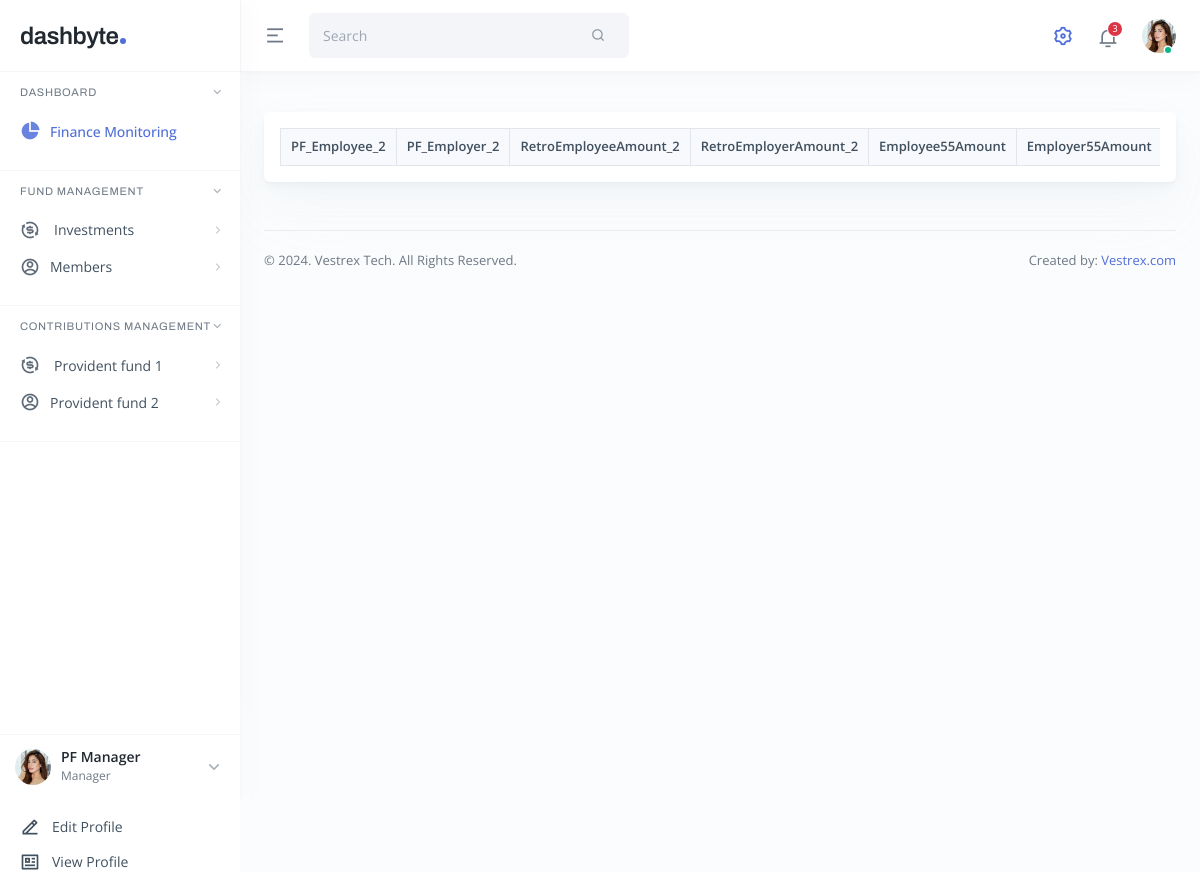
The page /contributions/ContributionsList2/ (signed in) on the database as committed earlier.
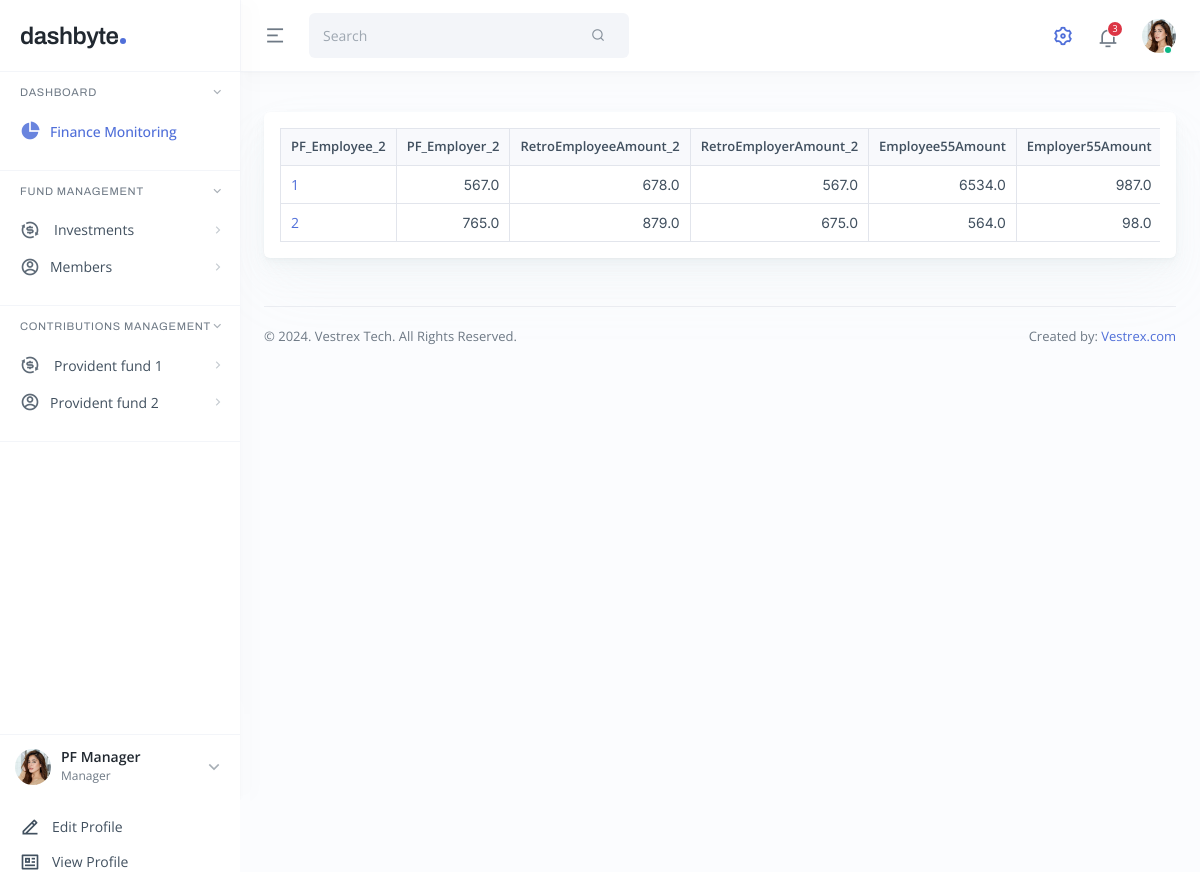
The same page on the database as committed later.
### contributions/models.py (models this page shows)
class ContributionsDetail(models.Model):
    EmployeeNo = models.PositiveIntegerField(primary_key=True)
    Fundtype = models.IntegerField()
    EmployeeAmount = models.FloatField()
    EmployerAmount = models.FloatField()
    RetroEmployeeAmount = models.FloatField()
    RetroEmployerAmount = models.FloatField()
    Employee55Amount = models.FloatField()
    Employer55Amount = models.FloatField()
    RetroEmployee55Amount = models.FloatField()
    RetroEmployer55Amount = models.FloatField()
    ContributionDate = models.DateTimeField( auto_now_add=True)
    CreatedDate = models.DateTimeField( auto_now_add=True)
    UpdatedDate =  models.DateTimeField( auto_now=True)

### contributions/views.py (the view)
# urls.py: path('ContributionsList2/', views.ContributionsListView2.as_view(), name='contributions_listpf2'),
@method_decorator(login_required,name = "dispatch")
class ContributionsListView2(ListView):
    context_object_name = 'contributions_listpf2'
    model = ContributionsDetail
    template_name = 'contributions/contributions_listpf2.html'

### contributions/templates/contributions/contributions_listpf2.html (shortened to what this page needs)
{% extends 'dashboard/base.html' %} {% block content %}
<div class="main main-app p-3 p-lg-4">
    <div class="card card-one mt-3">
      <div class="card-body p-3">
        <div class="table-responsive">
          <table class="table table-four table-bordered">
            <thead>
              <tr>
                <th>PF_Employee_2</th>
                <th>PF_Employer_2</th>
                <th>RetroEmployeeAmount_2</th>
                <th>RetroEmployerAmount_2</th>
                <th>Employee55Amount</th>
                <th>Employer55Amount</th>
              </tr>
            </thead>
            <tbody>
              {% for contribution in contributions_listpf2 %}
              <tr>
                <td>
                  <a href="{% url 'contributions_details' contribution.pk  %}"
                    >{{ contribution.EmployeeNo }}</a
                  >
                </td>
                <td>{{ contribution.EmployeeAmount }}</td>
                <td>{{ contribution.EmployerAmount }}</td>
                <td>{{ contribution.RetroEmployeeAmount }}</td>
                <td>{{ contribution.RetroEmployerAmount }}</td>
                <td>{{ contribution.Employee55Amount }}</td>
                {% endfor %}
              </tr>
            </tbody>
          </table>
        </div>
      </div>
    </div>
    {% endblock %}

### Fund/templates/dashboard/base.html (shortened to what this page needs)
{% load static %}
<!DOCTYPE html>
<html lang="en">
<head>
    <link rel="stylesheet" href="{% static 'lib/remixicon/fonts/remixicon.css' %}">
    <link rel="stylesheet" href="{% static '/lib/apexcharts/apexcharts.css' %}">
    <link rel="stylesheet" href="{% static 'assets/css/style.min.css' %}">
  </head>
  <body>
    <div class="sidebar">
      <div class="sidebar-header">
        <a href="../index.html" class="sidebar-logo">dashbyte</a>
      </div>
      <div id="sidebarMenu" class="sidebar-body">
        <div class="nav-group show">
          <a href="#" class="nav-label">Dashboard</a>
          <ul class="nav nav-sidebar">
            <li class="nav-item">
              <a href="{% url 'finance_page' %}" class="nav-link active"><i class="ri-pie-chart-2-fill"></i> <span>Finance Monitoring</span></a>
            </li>
        </div>
        <div class="nav-group show">
          <a href="#" class="nav-label">Fund Management</a>
          <ul class="nav nav-sidebar">
            <li class="nav-item">
              <a href="#" class="nav-link has-sub"><i class="ri-exchange-dollar-line fs-32 lh-1 me-3"></i> <span>Investments</span></a>
            </li>
            <li class="nav-item">
              <a href="#" class="nav-link has-sub"><i class="ri-account-circle-line"></i> <span>Members</span></a>
            </li>
          </ul>
        </div>
          <div class="nav-group show">
            <a href="#" class="nav-label">Contributions Management</a>
            <ul class="nav nav-sidebar">
              <li class="nav-item">
                <a href="#" class="nav-link has-sub"><i class="ri-exchange-dollar-line fs-32 lh-1 me-3"></i> <span>Provident fund 1</span></a>
              </li>
              <li class="nav-item">
                <a href="#" class="nav-link has-sub"><i class="ri-account-circle-line"></i> <span>Provident fund 2</span></a>
              </li>
            </ul>
          </div>
      </div>
      <div class="sidebar-footer">
        <div class="sidebar-footer-top">
          <div class="sidebar-footer-thumb">
            <img src="../assets/img/img1.jpg" alt="">
          </div>
          <div class="sidebar-footer-body">
            <h6><a href="../pages/profile.html">PF Manager</a></h6>
            <p>Manager</p>
          </div>
          <a id="sidebarFooterMenu" href="#" class="dropdown-link"><i class="ri-arrow-down-s-line"></i></a>
        </div>
        <div class="sidebar-footer-menu">
          <nav class="nav">
            <a href="#"><i class="ri-edit-2-line"></i> Edit Profile</a>
            <a href="#"><i class="ri-profile-line"></i> View Profile</a>
          </nav>
        </div>
      </div>
    </div>
    <div class="header-main px-3 px-lg-4">
      <a id="menuSidebar" href="#" class="menu-link me-3 me-lg-4"><i class="ri-menu-2-fill"></i></a>
      <div id="search-bar" class="me-auto">
        <form method="GET">
          <div class="form-search d-flex align-items-center justify-content-between">
            <input type="text" class="form-control" placeholder="Search">
            <button type="submit" class="btn btn-unstyled"><i class="ri-search-line"></i></button>
          </div>
        </form>
      </div>
      <div class="dropdown dropdown-skin">
        <a href="#" class="dropdown-link" data-bs-toggle="dropdown" data-bs-auto-close="outside"><i class="ri-settings-3-line"></i></a>
      </div>
      <div class="dropdown dropdown-notification ms-3 ms-xl-4">
        <a href="#" class="dropdown-link" data-bs-toggle="dropdown" data-bs-auto-close="outside"><small>3</small><i class="ri-notification-3-line"></i></a>
      </div>
      <div class="dropdown dropdown-profile ms-3 ms-xl-4">
          <a href="#" class="dropdown-link" data-bs-toggle="dropdown" data-bs-auto-close="outside"><div class="avatar online"><img src="../assets/img/img1.jpg" alt=""></div></a>
      </div>
    </div>
    {% block content %}
    {% endblock %}
    <div class="main-footer mt-5">
        <span>&copy; 2024. Vestrex Tech. All Rights Reserved.</span>
        <span>Created by: <a href="http://vestrex.com/" target="_blank">Vestrex.com</a></span>
      </div>
    </div>
  </body>
</html>

Rows that differ between the two databases and show on the page:
added ContributionsDetail: EmployeeNo "1", EmployeeAmount "567.0", EmployerAmount "678.0", RetroEmployeeAmount "567.0", RetroEmployerAmount "6534.0", Employee55Amount "987.0"
added ContributionsDetail: EmployeeNo "2", EmployeeAmount "765.0", EmployerAmount "879.0", RetroEmployeeAmount "675.0", RetroEmployerAmount "564.0", Employee55Amount "98.0"
